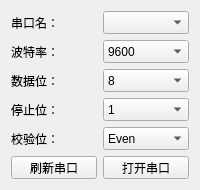
      <widget class="QWidget" name="tab">
       <attribute name="title">
        <string>Tab 1</string>
       </attribute>
       <layout class="QGridLayout" name="gridLayout_2">
        <item row="0" column="0">
         <widget class="QLabel" name="portName_label_2">
          <property name="minimumSize">
           <size>
            <width>0</width>
            <height>23</height>
           </size>
          </property>
          <property name="maximumSize">
           <size>
            <width>99999</width>
            <height>23</height>
           </size>
          </property>
          <property name="text">
           <string>串口名：</string>
          </property>
         </widget>
        </item>
        <item row="0" column="1">
         <widget class="QComboBox" name="portName_comboBox_2">
          <property name="minimumSize">
           <size>
            <width>0</width>
            <height>23</height>
           </size>
          </property>
          <property name="maximumSize">
           <size>
            <width>99999</width>
            <height>23</height>
           </size>
          </property>
         </widget>
        </item>
        <item row="1" column="0">
         <widget class="QLabel" name="bsp_label_2">
          <property name="minimumSize">
           <size>
            <width>0</width>
            <height>23</height>
           </size>
          </property>
          <property name="maximumSize">
           <size>
            <width>99999</width>
            <height>23</height>
           </size>
          </property>
          <property name="text">
           <string>波特率：</string>
          </property>
         </widget>
        </item>
        <item row="1" column="1">
         <widget class="QComboBox" name="bsp_comboBox_2">
          <property name="minimumSize">
           <size>
            <width>0</width>
            <height>23</height>
           </size>
          </property>
          <property name="maximumSize">
           <size>
            <width>99999</width>
            <height>23</height>
           </size>
          </property>
          <property name="currentIndex">
           <number>3</number>
          </property>
          <item>
           <property name="text">
            <string>1200</string>
           </property>
          </item>
          <item>
           <property name="text">
            <string>2400</string>
           </property>
          </item>
          <item>
           <property name="text">
            <string>4800</string>
           </property>
          </item>
          <item>
           <property name="text">
            <string>9600</string>
           </property>
          </item>
          <item>
           <property name="text">
            <string>19200</string>
           </property>
          </item>
          <item>
           <property name="text">
            <string>38400</string>
           </property>
          </item>
          <item>
           <property name="text">
            <string>56000</string>
           </property>
          </item>
          <item>
           <property name="text">
            <string>57600</string>
           </property>
          </item>
          <item>
           <property name="text">
            <string>115200</string>
           </property>
          </item>
          <item>
           <property name="text">
            <string>128000</string>
           </property>
          </item>
          <item>
           <property name="text">
            <string>256000</string>
           </property>
          </item>
          <item>
           <property name="text">
            <string>921600</string>
           </property>
          </item>
         </widget>
        </item>
        <item row="2" column="0">
         <widget class="QLabel" name="dataBit_label_2">
          <property name="minimumSize">
           <size>
            <width>0</width>
            <height>23</height>
           </size>
          </property>
          <property name="maximumSize">
           <size>
            <width>99999</width>
            <height>23</height>
           </size>
          </property>
          <property name="text">
           <string>数据位：</string>
          </property>
         </widget>
        </item>
        <item row="2" column="1">
         <widget class="QComboBox" name="dataBit_comboBox_2">
          <property name="minimumSize">
           <size>
            <width>0</width>
            <height>23</height>
           </size>
          </property>
          <property name="maximumSize">
           <size>
            <width>99999</width>
            <height>23</height>
           </size>
          </property>
          <property name="currentIndex">
           <number>3</number>
          </property>
          <item>
           <property name="text">
            <string>5</string>
           </property>
          </item>
          <item>
           <property name="text">
            <string>6</string>
           </property>
          </item>
          <item>
           <property name="text">
            <string>7</string>
           </property>
          </item>
          <item>
           <property name="text">
            <string>8</string>
           </property>
          </item>
         </widget>
        </item>
        <item row="3" column="0">
         <widget class="QLabel" name="stopBit_label_2">
          <property name="minimumSize">
           <size>
            <width>0</width>
            <height>23</height>
           </size>
          </property>
          <property name="maximumSize">
           <size>
            <width>99999</width>
            <height>23</height>
           </size>
          </property>
          <property name="text">
           <string>停止位：</string>
          </property>
         </widget>
        </item>
        <item row="3" column="1">
         <widget class="QComboBox" name="stopBit_comboBox_2">
          <property name="minimumSize">
           <size>
            <width>0</width>
            <height>23</height>
           </size>
          </property>
          <property name="maximumSize">
           <size>
            <width>99999</width>
            <height>23</height>
           </size>
          </property>
          <property name="currentIndex">
           <number>1</number>
          </property>
          <item>
           <property name="text">
            <string>0</string>
           </property>
          </item>
          <item>
           <property name="text">
            <string>1</string>
           </property>
          </item>
          <item>
           <property name="text">
            <string>1.5</string>
           </property>
          </item>
          <item>
           <property name="text">
            <string>2</string>
           </property>
          </item>
         </widget>
        </item>
        <item row="4" column="0">
         <widget class="QLabel" name="checkBit_label_2">
          <property name="minimumSize">
           <size>
            <width>0</width>
            <height>23</height>
           </size>
          </property>
          <property name="maximumSize">
           <size>
            <width>99999</width>
            <height>23</height>
           </size>
          </property>
          <property name="text">
           <string>校验位：</string>
          </property>
         </widget>
        </item>
        <item row="4" column="1">
         <widget class="QComboBox" name="checkBit_comboBox_2">
          <property name="minimumSize">
           <size>
            <width>0</width>
            <height>23</height>
           </size>
          </property>
          <property name="maximumSize">
           <size>
            <width>99999</width>
            <height>23</height>
           </size>
          </property>
          <item>
           <property name="text">
            <string>Even</string>
           </property>
          </item>
          <item>
           <property name="text">
            <string>Mark</string>
           </property>
          </item>
          <item>
           <property name="text">
            <string>None</string>
           </property>
          </item>
          <item>
           <property name="text">
            <string>Odd</string>
           </property>
          </item>
          <item>
           <property name="text">
            <string>Space</string>
           </property>
          </item>
         </widget>
        </item>
        <item row="5" column="0">
         <widget class="QPushButton" name="refreshPort_pushButton_2">
          <property name="minimumSize">
           <size>
            <width>0</width>
            <height>23</height>
           </size>
          </property>
          <property name="maximumSize">
           <size>
            <width>99999</width>
            <height>23</height>
           </size>
          </property>
          <property name="text">
           <string>刷新串口</string>
          </property>
         </widget>
        </item>
        <item row="5" column="1">
         <widget class="QPushButton" name="openPort_pushButton_2">
          <property name="minimumSize">
           <size>
            <width>0</width>
            <height>23</height>
           </size>
          </property>
          <property name="maximumSize">
           <size>
            <width>99999</width>
            <height>23</height>
           </size>
          </property>
          <property name="text">
           <string>打开串口</string>
          </property>
         </widget>
        </item>
       </layout>
      </widget>
